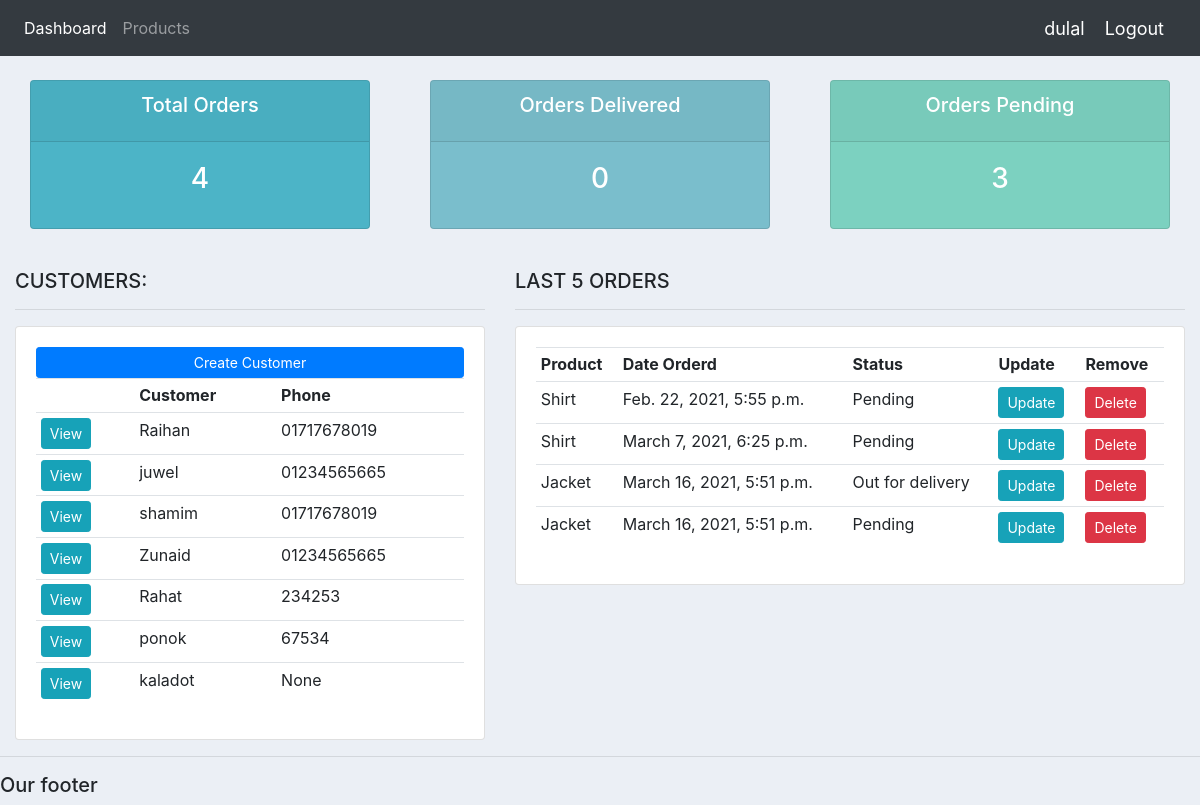
The app's page / (signed in), older data.
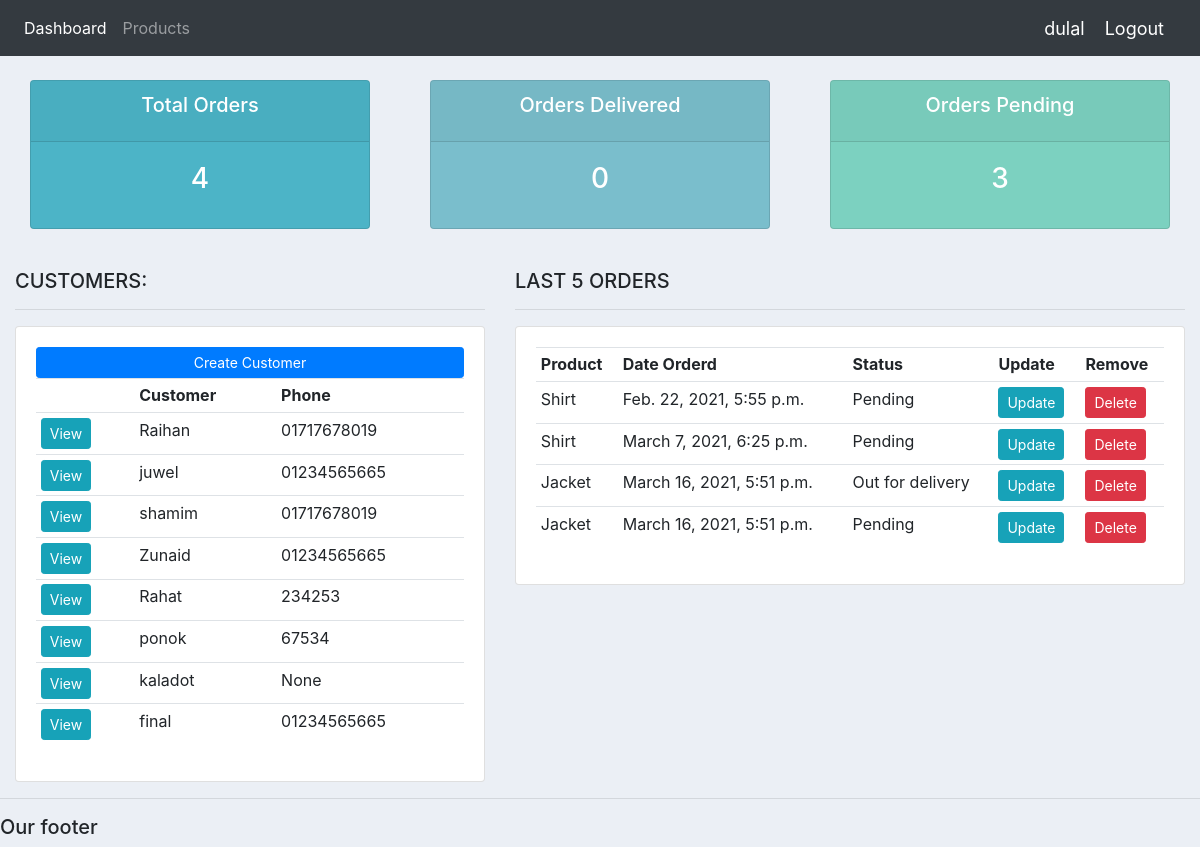
The same page, newer data.
### account/models.py (models this page shows, shortened)
class Customer(models.Model):
    user=models.OneToOneField(User,null=True,blank=True,on_delete=models.CASCADE)
    name=models.CharField(max_length=200,null=True)
    phone=models.CharField(max_length=20,null=True)
    email=models.EmailField(max_length=30,null=True)
    profile_pic=models.ImageField(default="IMG_0877",null=True,blank=True)
    date_created=models.DateTimeField(auto_now_add=True,null=True)

class Order(models.Model):
    STATUS = (
        ('Pending', 'Pending'),
        ('Out for delivery', 'Out for delivery'),
        ('Delivered', 'Delivered'),
    )
    customer=models.ForeignKey(Customer,null=True,on_delete=models.SET_NULL)
    product=models.ForeignKey(Product,null=True,on_delete=models.SET_NULL)
    date_created=models.DateTimeField(auto_now_add=True,null=True)
    status=models.CharField(max_length=200,null=True,choices=STATUS)

class Product(models.Model):
    CATEGORY=(('indoor_product','indoor_product'),('Outdoor','Outdoor'))
    name=models.CharField(max_length=200,null=True)
    price=models.FloatField(null=True)
    category=models.CharField(max_length=200,null=True,choices=CATEGORY)
    description=models.TextField(max_length=200,null=True)
    date_created=models.DateTimeField(auto_now_add=True,null=True)
    tag=models.ManyToManyField(Tag)
    def __str__(self):
        return self.name

### account/decorators.py (the view)
	def wrapper_function(request, *args, **kwargs):
		group = None
		if request.user.groups.exists():
			group = request.user.groups.all()[0].name
		if group == 'customer':
			return redirect('user-page')
		if group == 'admin':
			return view_func(request, *args, **kwargs)

### account/views.py (called while the page is built)
@login_required(login_url='login')
@admin_only
def home(request):
	orders = Order.objects.all()
	customers = Customer.objects.all()
	total_customers = customers.count()
	total_orders = orders.count()
	delivered = orders.filter(status='Delivered').count()
	pending = orders.filter(status='Pending').count()
	context = {'orders':orders, 'customers':customers,
	'total_orders':total_orders,'delivered':delivered,
	'pending':pending }
	return render(request, 'account/dashboard.html', context)

### templates/account/dashboard.html
{%  extends 'base.html' %}
{% block content %}
{%  include 'account/status.html' %}
<br>
<div class="row">
	<div class="col-md-5">
		<h5>CUSTOMERS:</h5>
		<hr>
		<div class="card card-body">
			<a class="btn btn-primary  btn-sm btn-block" href="">Create Customer</a>
			<table class="table table-sm">
				<tr>
					<th></th>
					<th>Customer</th>
					<th>Phone</th>
				</tr>
				{% for customer in customers %}
					<tr>
						<td><a class="btn btn-sm btn-info" href="{% url 'customer' customer.id %}">View</a></td>
						<td>{{customer.name}}</td>
						<td>{{customer.phone}}</td>
					</tr>
				{% endfor %}
			</table>
		</div>
	</div>
	<div class="col-md-7">
		<h5>LAST 5 ORDERS</h5>
		<hr>
		<div class="card card-body">
			<table class="table table-sm">
				<tr>
					<th>Product</th>
					<th>Date Orderd</th>
					<th>Status</th>
					<th>Update</th>
					<th>Remove</th>
				</tr>
				{% for order in orders %}
					<tr>
						<td>{{order.product}}</td>
						<td>{{order.date_created}}</td>
						<td>{{order.status}}</td>
						<td><a class="btn btn-sm btn-info" href="{% url 'update_order' order.id %}">Update</a></td>
						<td><a class="btn btn-sm btn-danger" href="{% url 'delete_order' order.id %}">Delete</a></td>
					</tr>
				{% endfor %}
			</table>
		</div>
	</div>
</div>
{% endblock %}

### templates/base.html (shortened to what this page needs)
{% load static %}
<!DOCTYPE html>
<html>
<head>
	<link rel="stylesheet" href="https://stackpath.bootstrapcdn.com/bootstrap/4.3.1/css/bootstrap.min.css">
	<link rel="stylesheet" type="text/css" href="{% static '/css/main.css' %}">
</head>
<body>
	{%  include 'account/navbar.html' %}
	<div class="container-fluid">
	{% block content %}
	{% endblock %}
    </div>
	<hr>
	<h5>Our footer</h5>
</body>
</html>

### templates/account/navbar.html (shortened to what this page needs)
{% load static %}
<nav class="navbar navbar-expand-lg navbar-dark bg-dark">
  <div class="collapse navbar-collapse" id="navbarNav">
    <ul class="navbar-nav">
        {% if request.user.is_staff %}
      <li class="nav-item active">
        <a class="nav-link" href="{% url 'home' %}">Dashboard</a>
      </li>
      <li class="nav-item">
        <a class="nav-link" href="{% url 'products' %}">Products</a>
      </li>
        {% else %}
       <li class="nav-item">
        <a class="nav-link" href="{% url 'account' %}">Settings</a>
      </li>
      {% endif %}
    </ul>
  </div>
    <span class="hello-msg">{{ request.user }}</span>
    <span ><a  class="hello-msg" href="{% url 'logout' %}">Logout</a></span>
</nav>

### templates/account/status.html
<br>
<div class="row">
	<div class="col">
		<div class="col-md">
			<div class="card text-center text-white  mb-3" id="total-orders">
			  	<div class="card-header">
			  		<h5 class="card-title">Total Orders</h5>
			  	</div>
			  	<div class="card-body">
			    	<h3 class="card-title">{{total_orders}}</h3>
			  	</div>
			</div>
		</div>
	</div>
	<div class="col">
		<div class="col-md">
			<div class="card text-center text-white  mb-3" id="orders-delivered">
			  	<div class="card-header">
			  		<h5 class="card-title">Orders Delivered</h5>
			  	</div>
			  	<div class="card-body">
			    	<h3 class="card-title">{{delivered}}</h3>
			  	</div>
			</div>
		</div>
	</div>
	<div class="col">
		<div class="col-md">
			<div class="card text-center text-white  mb-3" id="orders-pending">
			  	<div class="card-header">
			  		<h5 class="card-title">Orders Pending</h5>
			  	</div>
			  	<div class="card-body">
			    	<h3 class="card-title">{{pending}}</h3>
			  	</div>
			</div>
		</div>
	</div>
</div>

### static/css/main.css (style rules this page uses)
body { background-color: #ebeff5; }
#total-orders { background-color: #4cb4c7; }
#orders-delivered { background-color: #7abecc; }
#orders-pending { background-color: #7CD1C0; }

### templates/account/navbar.html (style rules this page uses)
.hello-msg { font-size: 18px; color: #fff; margin-right: 20px; }

Row changes from the older to the newer data that the page shows:
added Customer: name "final", phone "01234565665"
